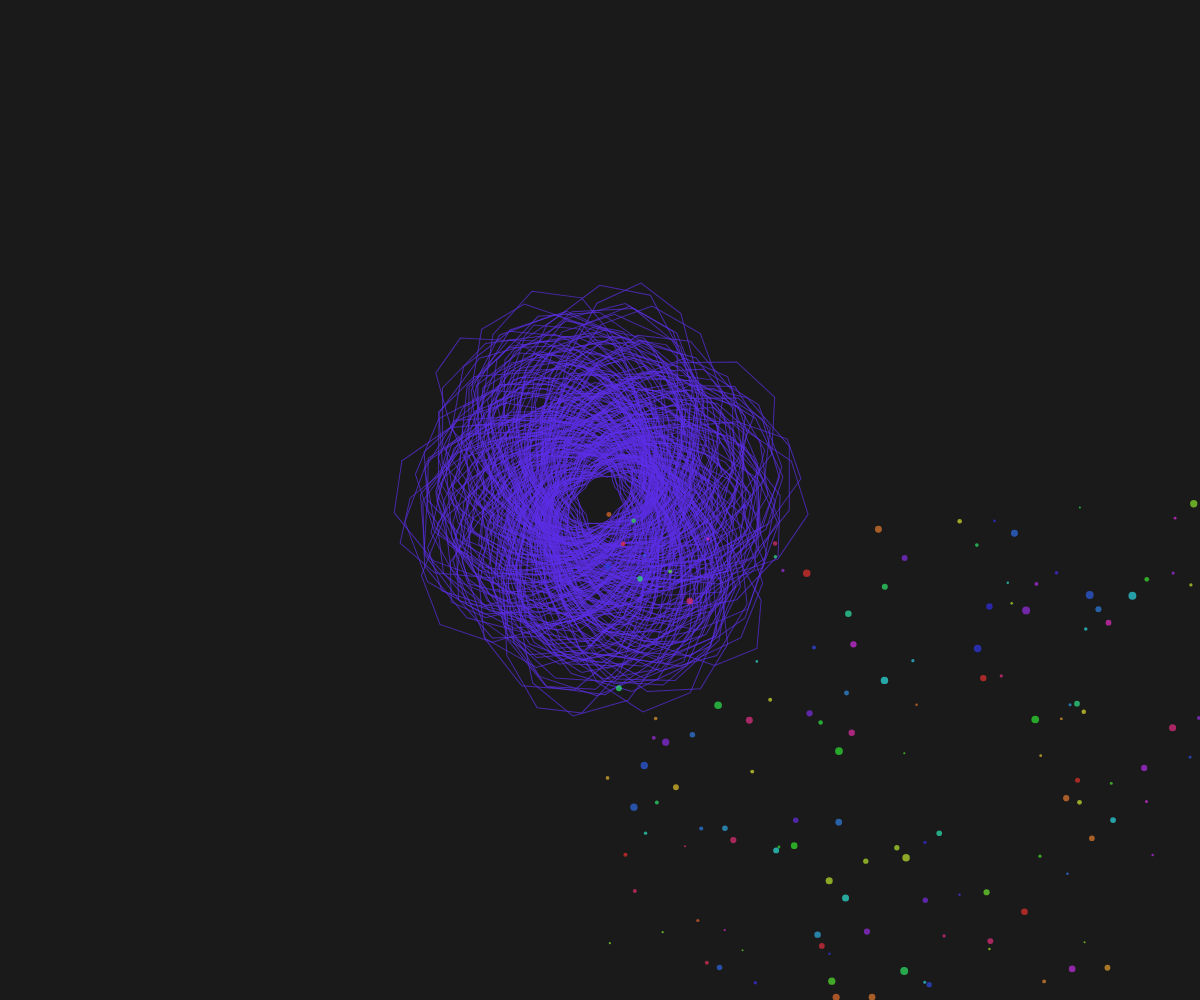
Frame 1 (no input)
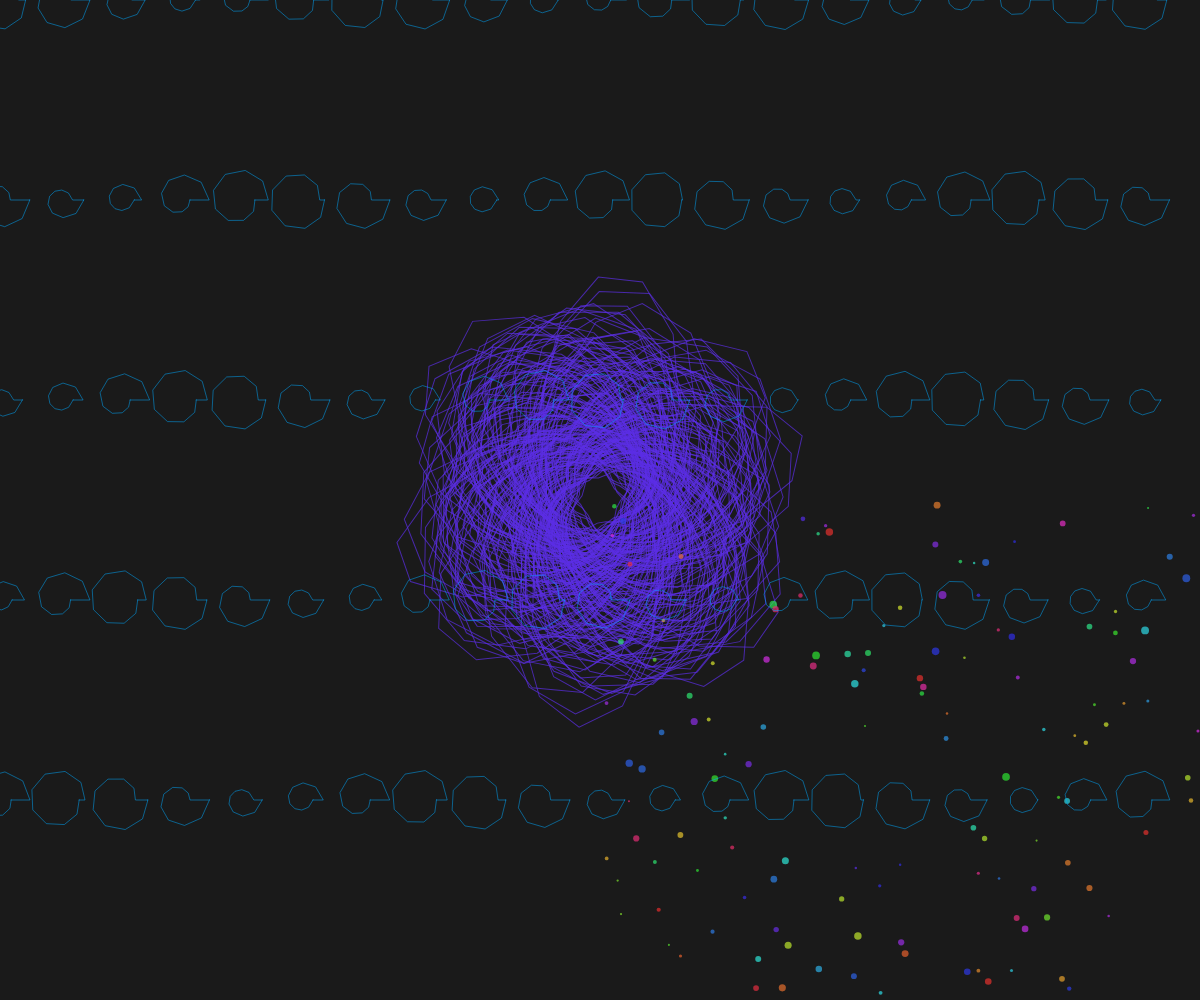
Frame 60 (no input)
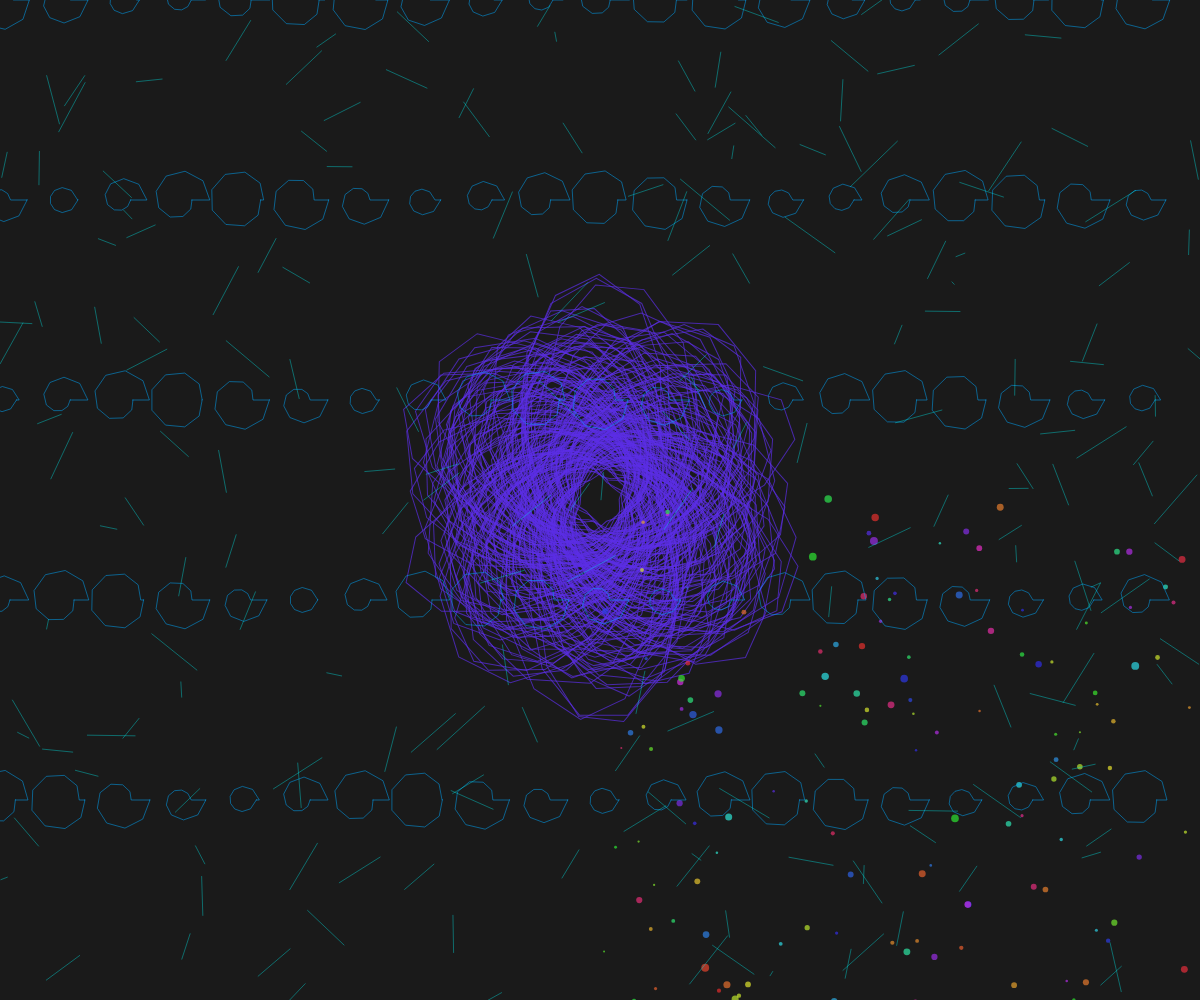
Frame 120 (the mouse pressed at the canvas centre since frame 60)

The p5.js sketch that drew these frames (run headless with seeded random() and noise() and a simulated clock; from frame 60 on, the mouse is pressed at the canvas centre):

// p5.js sketch
// ── sketch.js
let lines = [];
let particles = [];
let time = 0;

function setup() {
  createCanvas(windowWidth, windowHeight);
  colorMode(HSB, 360, 100, 100, 1);
  
  // Initialize lines with complex curves
  for (let i = 0; i < 200; i++) {
    let x = random(width);
    let y = random(height);
    let angle = random(TWO_PI);
    let length = random(50, 200);
    lines.push({
      x: x,
      y: y,
      angle: angle,
      length: length,
      segments: [],
      timeOffset: random(1000)
    });
  }
  
  // Initialize particles
  for (let i = 0; i < 500; i++) {
    particles.push({
      x: random(width),
      y: random(height),
      size: random(2, 8),
      speed: random(0.5, 2),
      angle: random(TWO_PI),
      hue: random(360)
    });
  }
}

function draw() {
  background(0, 0, 10);
  time += 0.01;
  
  // Draw the kaleidoscope pattern
  push();
  translate(width/2, height/2);
  
  // Draw flowing curves (kaleidoscope phase)
  stroke(255, 80, 90, 0.7);
  noFill();
  for (let i = 0; i < lines.length; i++) {
    let l = lines[i];
    
    // Animate each line
    let t = time + l.timeOffset;
    let a1 = sin(t * 0.5) * 0.2;
    let a2 = cos(t * 0.3) * 0.3;
    
    push();
    rotate(l.angle);
    
    // Draw smooth curve segments
    beginShape();
    for (let j = 0; j < 20; j++) {
      let t2 = map(j, 0, 19, 0, TWO_PI);
      let r = l.length * (0.7 + 0.3 * sin(t2 * 2 + t));
      let x = r * cos(t2 + a1);
      let y = r * sin(t2 + a2);
      vertex(x, y);
    }
    endShape(CLOSE);
    
    pop();
  }
  
  // Draw particle flow
  noStroke();
  for (let i = 0; i < particles.length; i++) {
    let p = particles[i];
    
    // Update position
    p.x += cos(p.angle) * p.speed;
    p.y += sin(p.angle) * p.speed;
    
    // Bounce off edges
    if (p.x < 0 || p.x > width) p.angle = PI - p.angle;
    if (p.y < 0 || p.y > height) p.angle = -p.angle;
    
    // Add some randomness to the flow
    p.angle += random(-0.1, 0.1);
    
    // Draw particle
    fill(p.hue, 80, 90, 0.7);
    ellipse(p.x, p.y, p.size);
  }
  
  pop();
  
  // Add geometric disruption
  if (frameCount > 30) {
    stroke(200, 100, 100, 0.5);
    noFill();
    
    for (let i = 0; i < 100; i++) {
      let x = width * (i % 20) / 20;
      let y = height * floor(i/20) / 5;
      
      // Draw fractal-like lines
      beginShape();
      for (let j = 0; j < 10; j++) {
        let t = time + j * 0.3;
        let angle = map(j, 0, 9, 0, TWO_PI);
        let r = 20 + 10 * sin(t + i);
        let x1 = x + r * cos(angle);
        let y1 = y + r * sin(angle);
        vertex(x1, y1);
      }
      endShape(CLOSE);
    }
  }
  
  // Add final structured network
  if (frameCount > 60) {
    stroke(180, 100, 90, 0.4);
    noFill();
    
    for (let i = 0; i < 200; i++) {
      let x1 = random(width);
      let y1 = random(height);
      let x2 = x1 + random(-50, 50);
      let y2 = y1 + random(-50, 50);
      
      line(x1, y1, x2, y2);
    }
  }
}

function windowResized() {
  resizeCanvas(windowWidth, windowHeight);
}
